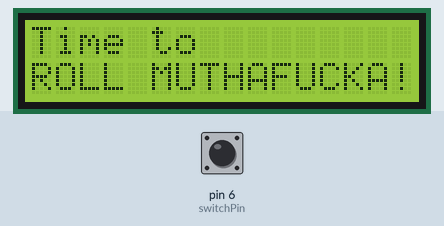
Recording of a sketch running on a simulated Arduino Uno, built with avr-gcc and run on an emulated ATmega328P. On the bench: 16×2 character LCD. Inputs (shaded band) come from the test bench; at power-on: pin 6 (switchPin) LOW. Random numbers use the default seed unless the sketch sets one.

Above: at 1.2 s.
1.3 s: pin 6 (switchPin) pulled HIGH for 0.15 s
At 1.7 s:
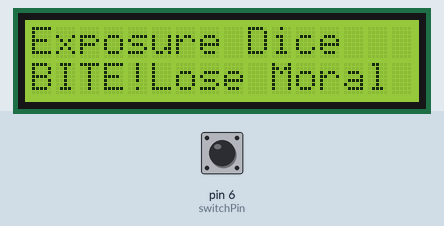
2.9 s: pin 6 (switchPin) pulled HIGH for 1 s
At 4.2 s:
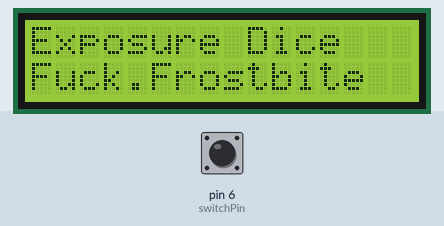
5.4 s: pin 6 (switchPin) pulled HIGH for 0.15 s
At 6.0 s:
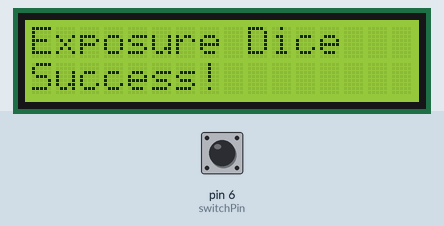
7.0 s: pin 6 (switchPin) pulled HIGH for 3.2 s
At 11.3 s:
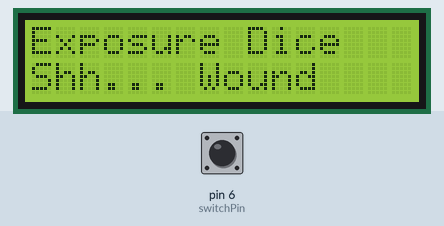
11.7 s: pin 6 (switchPin) pulled HIGH for 0.15 s
At 13.0 s:
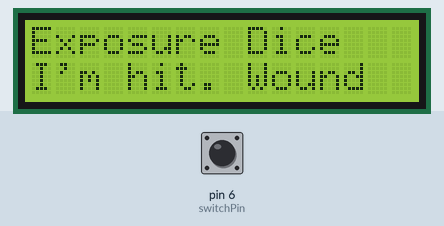
13.3 s: pin 6 (switchPin) pulsed HIGH 5 times (0.12 s each, 0.3 s apart)
At 15.4 s:
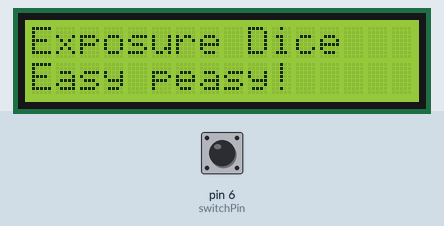
Timing chart, 0 to 16.9 s (numbered marks = the images above; inputs shaded):
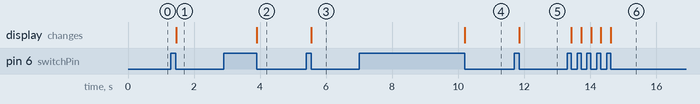

Measured:
- after the input at 1.3 s, the display: changes after 0.16 s (image 1)
- after the input at 2.9 s, the display: changes after 1.0 s (image 2)
- after the input at 5.4 s, the display: changes after 0.16 s (image 3)
- after the input at 7.0 s, the display: changes after 3.2 s (image 4)
- after the input at 11.7 s, the display: changes after 0.16 s (image 5)
- after the input at 13.3 s, the display: first changes after 0.13 s (image 6 shows a later state)

The sketch:

Exposure_Dice.ino
```cpp
#include <LiquidCrystal.h>
LiquidCrystal lcd(12, 11, 5, 4, 3, 2);
const int switchPin = 6;
int switchState = 0;
int prevSwitchState = 0;
int reply;

void setup() {
  lcd.begin(16, 2);
  pinMode(switchPin, INPUT);
  lcd.print("Time to");
  lcd.setCursor(0, 1);
  lcd.print("ROLL MUTHAFUCKA!");
}

void loop() {
  switchState = digitalRead(switchPin);
  if (switchState != prevSwitchState) {
    if (switchState == LOW) {
      reply = random(13);
      lcd.clear();
      lcd.setCursor(0, 0);
      lcd.print("Exposure Dice");
      lcd.setCursor(0, 1);
      switch(reply) {
  case 0:
  lcd.print("Nothing happens");
  break;
  case 1:
  lcd.print("Safe for now...");
  break;
  case 3:
  lcd.print("I'm hit. Wound");
  break;
  case 4:
  lcd.print("Fuck.Frostbite");
  break;
  case 5:
  lcd.print("Success!");
  break;
  case 6:
  lcd.print("Uh oh.Frostbite");
  break;
  case 7:
  lcd.print("Ouch. Wound");
  break;
  case 8:
  lcd.print("Noice!");
  break;
  case 9:
  lcd.print("Easy peasy!");
  break;
  case 10:
  lcd.print("Shh... Wound");
  break;
  case 11:
  lcd.print("BITE!Lose Moral");
  break;
  case 12:
  lcd.print("You survive.");
  break;
      }
    }
  }
  prevSwitchState = switchState;
}
```
